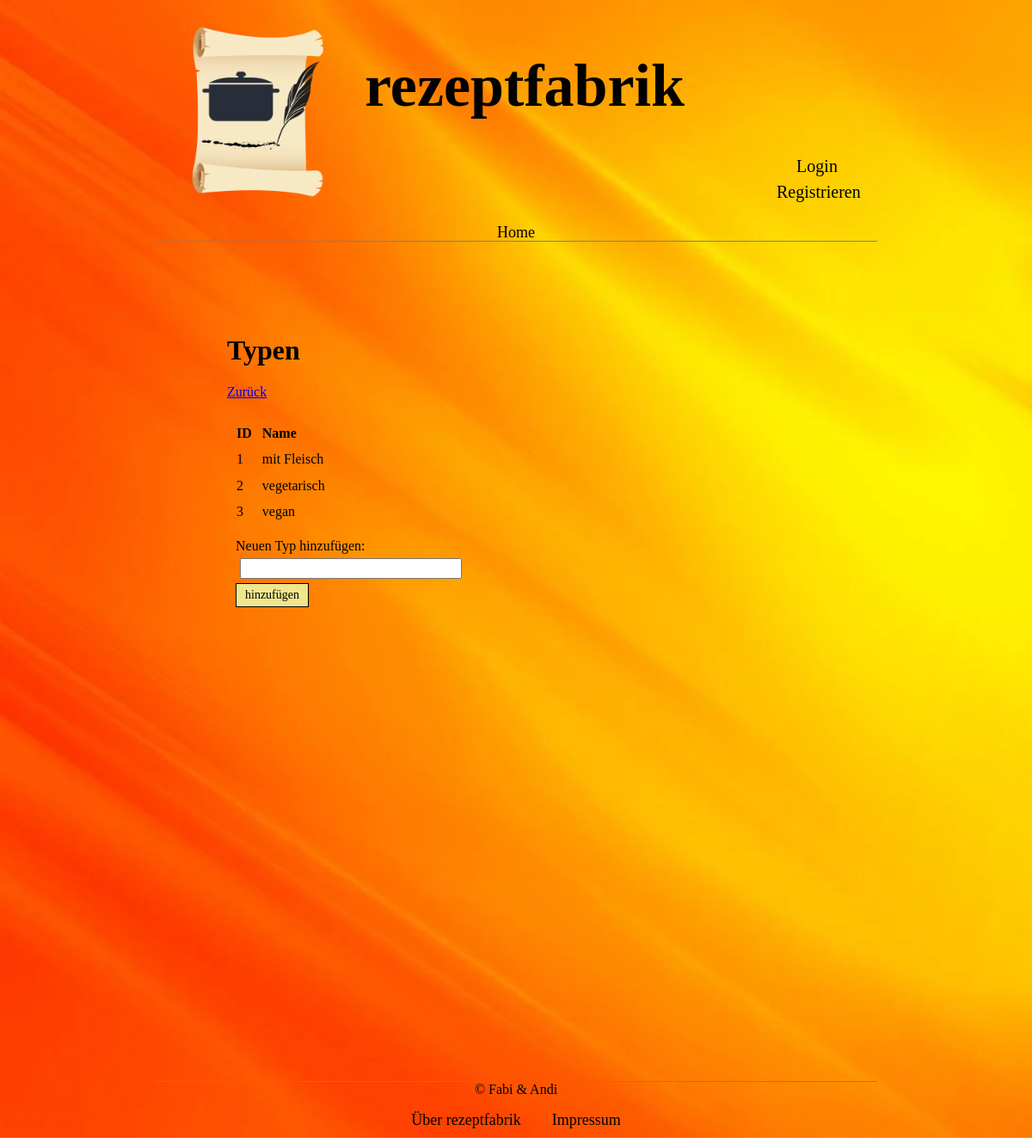
/admin.types.php, run on the app's committed database.
### tables this page shows
CREATE TABLE type
(
    id   INTEGER NOT NULL AUTO_INCREMENT,
    name VARCHAR(30),
    PRIMARY KEY (id)
);

### manager/typemanager.php (called while the page is built, shortened)
<?php
require_once __DIR__ . '/../model/type.php';
class TypeManager
{
    private PDO $conn;
    public function __construct(PDO $conn)
    {
        $this->conn = $conn;
    }
    function getTypes(): array
    {
        $result = $this->conn->query('SELECT * FROM type');
        $types = [];
        while ($row = $result->fetch()) {
            $types[] = new Type($row['id'], $row['name']);
        }
        return $types;
    }
}

### model/type.php (called while the page is built, shortened)
<?php
class Type
{
    public int $id;
    public string $name;
    public function __construct(int $id, string $name)
    {
        $this->id = $id;
        $this->name = $name;
    }
    public function getId(): int
    {
        return $this->id;
    }
    public function getName(): string
    {
        return $this->name;
    }
}

### admin.types.php (the view, shortened to what this page needs)
<?php
require_once 'inc/maininclude.php';
?>
<!DOCTYPE HTML>
<html lang="de">
<head>
    <link rel="stylesheet" href="css/style.css"/>
</head>
<body>
<div class="body">
    <header>
        <?php
        include "inc/header.php";
        include "inc/navbar.php";
        ?>
    </header>
    <div class="content">
        <h1>Typen</h1>
        <a href="admin.index.php">Zurück</a>
        <br/><br/>
        <?php
        $types = $typeManager->getTypes();
        if (count($types) == 0) {
            echo '<p> Noch keine Typen vorhanden. </p>';
        } else {
            echo " <table class='admin_table'>
                      <tr>
                        <th>ID</th>
                        <th>Name</th>
                      </tr>";
        }
        foreach ($types as $type) {
            echo "  <tr>
                        <td>" . $type->getId() . "</td>
                        <td>" . $type->getName() . "</td>
                    </tr>";
        }
        echo "</table>
        <form action='admin.types.php' method='POST'>
                <?php include 'inc/errormessages.php' ?>
        <div>
            <label for='name'>Neuen Typ hinzufügen:</label>
            <input type='text' name='name' id='name'>
            <button name='add'>hinzufügen</button>
        </div>";
        echo "</div>";
        include "inc/footer.php";
        ?>
    </div>
</body>
</html>

### css/style.css (style rules this page uses)
* { font-family: Verdana, Tahoma, Arial sans-serif; }
.body { font-size: 16px; max-width: 1200px; margin: 0 auto; width: 70%; min-height: 1200px; max-height: 6000px; background-image: url(../img/background.jpeg); background-size: cover; padding-left: 15%; padding-right: 15%; padding-bottom: 10px; }
header { border-bottom: 1px solid grey; margin-bottom: 8px; width: 100%; height: 280px; display: inline-block; text-align: center; }
.content { width: 80%; min-height: 850px; max-height: 3500px; margin-top: 100px; padding-left: 10%; padding-right: 10%; padding-bottom: 10px; }
form { margin: 10px; }
form input { display: block; width: 250px; margin: 5px; }
.admin_table { text-align: left; border-spacing: 10px; }
button, .button { background-color: khaki; border: 1px solid black; color: black; font-size: 14px; padding: 5px 10px; text-decoration: none; }

### data on the page
type: id "1", name "mit Fleisch"
type: id "2", name "vegetarisch"
type: id "3", name "vegan"
